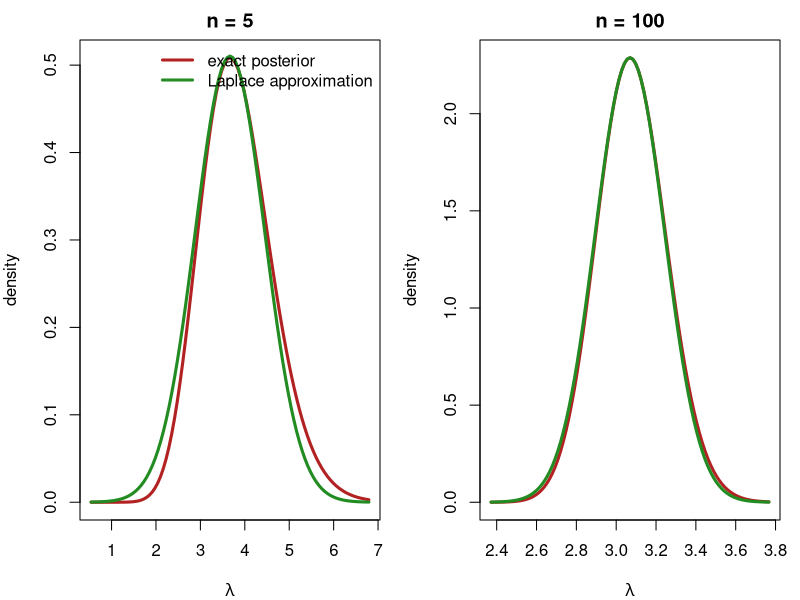

The R script that drew this image:
## ---- chunk 1
#| label: poisson-gamma-functions
alpha <- 2; beta <- 1

### Laplace approximation: mode, Hessian, and the two boxed results above
laplace_poisson <- function(y) {
  h  <- function(l) -(sum(dpois(y, l, log = TRUE)) + dgamma(l, alpha, beta, log = TRUE))
  op <- optim(mean(y) + 0.5, h, method = "L-BFGS-B", lower = 1e-6, hessian = TRUE)
  c(mode = op$par, se = sqrt(1 / op$hessian[1, 1]),
    log_ml = -op$value + 0.5 * log(2 * pi) - 0.5 * log(op$hessian[1, 1]))
}

### exact log marginal likelihood, from the Gamma-Poisson conjugate identity
exact_log_ml <- function(y) {
  n <- length(y); s <- sum(y)
  alpha * log(beta) - lgamma(alpha) + lgamma(alpha + s) -
    (alpha + s) * log(beta + n) - sum(lfactorial(y))
}
## ---- chunk 2
#| label: tbl-poisson-gamma-error
#| tbl-cap: "Assesses the accuracy of the Laplace approximation by comparing it with the exact marginal likelihood in a conjugate example where the exact answer is known.
#|   Laplace log marginal likelihood versus the exact value, and the posterior mean versus the Laplace mode, as n grows. The error shrinks roughly like 1/n: it falls by about a factor of 4-5 each time n increases by that factor."
set.seed(42)
res <- t(sapply(c(5, 20, 100, 500), function(n) {
  y <- rpois(n, 3)
  lap <- laplace_poisson(y)
  c(n = n, laplace_log_ml = lap["log_ml"], exact_log_ml = exact_log_ml(y),
    error = lap["log_ml"] - exact_log_ml(y),
    laplace_mode = lap["mode"], posterior_mean = (alpha + sum(y)) / (beta + n))
}))
knitr::kable(res, digits = 4, row.names = FALSE,
             col.names = c("n", "Laplace log P(y)", "exact log P(y)", "error",
                           "Laplace mode", "posterior mean"))
## ---- chunk 3
#| label: fig-poisson-gamma-density
#| fig-width: 10
#| fig-height: 4.4
#| fig-cap: "Shows how the Laplace approximation replaces a posterior by a normal density centred at the mode, and how well it fits at small and large sample sizes.
#|   Exact Gamma posterior (red) and the Laplace normal approximation (green) for n=5 and n=100. At n=5 the exact posterior is visibly right-skewed and the Gaussian is a rough match; by n=100 the two are nearly indistinguishable, illustrating the O(1/n) convergence in the table above."
par(mfrow = c(1, 2), mar = c(4, 4, 2, 1))
set.seed(42)
for (n in c(5, 100)) {
  y <- rpois(n, 3); a1 <- alpha + sum(y); b1 <- beta + n
  lap <- laplace_poisson(y)
  curve(dgamma(x, a1, b1), max(0, lap["mode"] - 4 * lap["se"]), lap["mode"] + 4 * lap["se"],
        lwd = 3, col = "firebrick", xlab = expression(lambda), ylab = "density",
        main = sprintf("n = %d", n))
  curve(dnorm(x, lap["mode"], lap["se"]), add = TRUE, lwd = 3, col = "forestgreen")
  if (n == 5) legend("topright", bty = "n", lwd = 3, col = c("firebrick", "forestgreen"),
                      legend = c("exact posterior", "Laplace approximation"))
}
## ---- chunk 4
#| label: tbl-poisson-gamma-ci
#| tbl-cap: "Compares interval estimates based on the Laplace approximation with the exact posterior intervals, to see how much accuracy is lost.
#|   Laplace mode/SE-based 95% interval versus the exact Gamma posterior mean/sd-based interval, n = 20."
set.seed(42)
n <- 20; y <- rpois(n, 3); lap <- laplace_poisson(y)
a1 <- alpha + sum(y); b1 <- beta + n
comp <- data.frame(
  quantity = c("Laplace (mode / se)", "exact posterior (mean / sd)"),
  center = c(lap["mode"], a1 / b1),
  spread = c(lap["se"], sqrt(a1) / b1),
  lower95 = c(lap["mode"] - 1.96 * lap["se"], qgamma(0.025, a1, b1)),
  upper95 = c(lap["mode"] + 1.96 * lap["se"], qgamma(0.975, a1, b1))
)
knitr::kable(comp, digits = 4)
## ---- chunk 5
#| label: laplace-mu-functions
n_eff <- 3; sigma_prior <- 5                   # same setup as the Unit08 app

### true value: exact up to numerical-integration error, since z is a
### normal-normal conjugate kernel
log_mar_true_mu <- function(mu_hat) {
  z <- function(mu) dnorm(mu_hat, mu, 1 / sqrt(n_eff)) * dnorm(mu, 0, sigma_prior)
  log(integrate(z, -Inf, Inf)$value)
}

### Laplace: p = 1 case of the boxed formula, mode and Hessian from nlm()
laplace_mu <- function(mu_hat) {
  h  <- function(mu) -(dnorm(mu_hat, mu, 1 / sqrt(n_eff), log = TRUE) +
                          dnorm(mu, 0, sigma_prior, log = TRUE))
  op <- nlm(h, p = mu_hat, hessian = TRUE)
  c(mode = op$estimate, log_ml = -op$minimum + 0.5 * log(2 * pi) - 0.5 * log(op$hessian[1, 1]))
}

### naive Monte Carlo: draw mu from the prior, average the likelihood
log_sum_exp <- function(lx) { m <- max(lx); m + log(sum(exp(lx - m))) }
log_mar_mc_mu <- function(mu_hat, iters) {
  mus <- rnorm(iters, 0, sigma_prior)
  log_sum_exp(dnorm(mu_hat, mus, 1 / sqrt(n_eff), log = TRUE)) - log(iters)
}

### midpoint rule on the logistic-transformed (0, 1) grid, as in Unit08
log_mar_mid_mu <- function(mu_hat, n) {
  h  <- 1 / n
  u  <- (seq_len(n) - 0.5) * h
  mu <- log(u / (1 - u))
  log_z <- dnorm(mu_hat, mu, 1 / sqrt(n_eff), log = TRUE) +
    dnorm(mu, 0, sigma_prior, log = TRUE) - log(u * (1 - u))
  log_sum_exp(log_z) + log(h)
}
## ---- chunk 6
#| label: tbl-three-way
#| tbl-cap: "Compares the Laplace approximation with grid quadrature and naive Monte Carlo against the true value as the posterior moves away from the prior mean, to show where each method succeeds or fails.
#|   Log marginal likelihood by four methods, for data locations mu_hat = 0, -5, -20 (n_eff = 3, sigma = 1, prior N(0, 5^2) on mu). Quadrature uses a 100-point midpoint grid; Monte Carlo uses 1e6 prior draws; both are unchanged from Unit08's app."
set.seed(7)
mu_hats <- c(0, -5, -20)
three_way <- t(sapply(mu_hats, function(m) {
  c(True = log_mar_true_mu(m),
    Laplace = laplace_mu(m)["log_ml"],
    Monte_Carlo_pi = log_mar_mc_mu(m, 1e6),
    Quadrature = log_mar_mid_mu(m, 100))
}))
knitr::kable(cbind(`mu` = mu_hats, round(three_way, 3)), row.names = FALSE,
             col.names = c("mu", "True", "Laplace", "Monte Carlo (pi)", "Quadrature (n=100)"))
